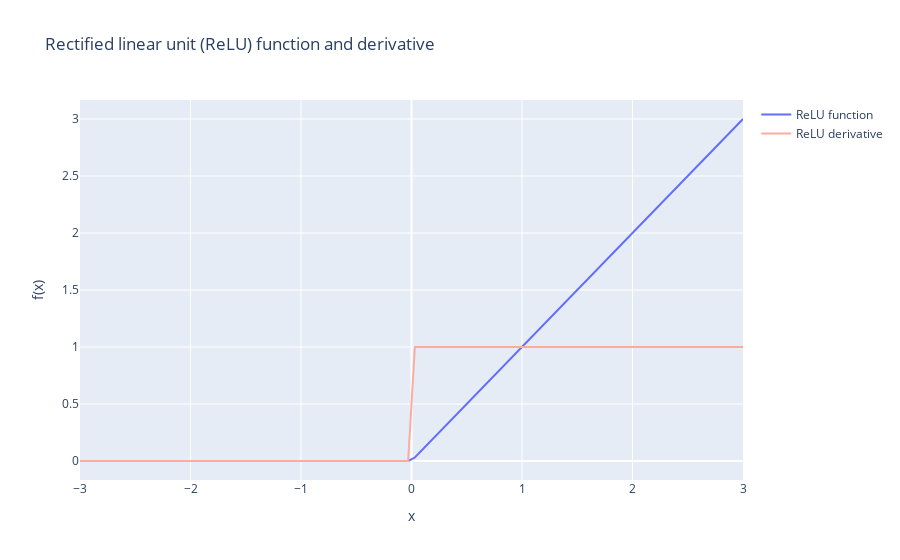

Write notebook code for a chart like this one.
### Markdown cell above
### ReLU function

### Code cell
import numpy as np
import plotly.graph_objects as go

def relu(x):
    return np.maximum(0, x)

def relu_derivative(x):
    return np.where(x > 0, 1, 0)

x = np.linspace(-3, 3, 100)
relu_values = relu(x)
relu_derivative_values = relu_derivative(x)


fig = go.Figure()
fig.add_trace(go.Scatter(x=x, y=relu_values, mode='lines', name='ReLU function'))
fig.add_trace(go.Scatter(x=x, y=relu_derivative_values, mode='lines', name='ReLU derivative', line=dict(color='#FDAB9F')))

fig.update_layout(
    title='Rectified linear unit (ReLU) function and derivative',
    xaxis=dict(title='x'),
    yaxis=dict(title='f(x)'),
    showlegend=True
)

fig.show()
